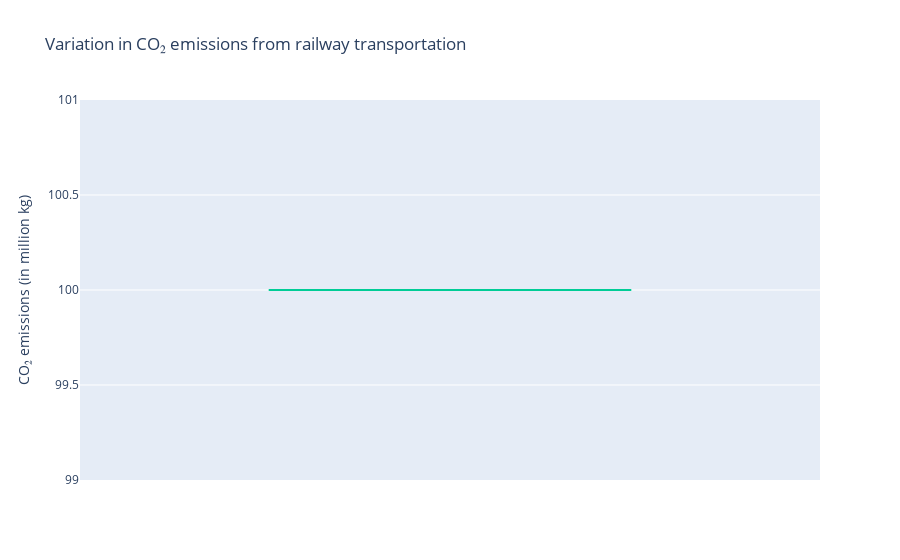

Notebook source saved alongside this figure:
### Markdown cell above
In the bar chart above, the total CO₂ emissions for rail transportation is presented. The data in the data frame for the total CO₂ emissions for railways is the same every year. By clicking on the play button, there can be seen that the value of the total CO₂ emissions for railways does not change over the years. Every year the CO₂ emission for railways total is 100 million kilograms and it does not change over the years.

### Code cell
fig = px.box(df, y ='Railways total', title = 'Variation in CO₂ emissions from railway transportation')
fig.update_traces(marker_color = '#00CC96')
fig.update_layout(yaxis_title = 'CO₂ emissions (in million kg)')
fig.show()

### Figure 1 — Plotly figure (JSON) as saved in the notebook; plotly's stock layout.template omitted (floating-point values rounded to 4 significant figures)
{"data": [{"alignmentgroup": "True", "hovertemplate": "Railways total=%{y}<extra></extra>", "legendgroup": "", "marker": {"color": "#00CC96"}, "name": "", "notched": false, "offsetgroup": "", "orientation": "v", "showlegend": false, "type": "box", "x0": " ", "xaxis": "x", "y": [100, 100, 100, 100, 100, 100, 100, 100, 100, 100], "y0": " ", "yaxis": "y"}], "layout": {"boxmode": "group", "legend": {"tracegroupgap": 0}, "title": {"text": "Variation in CO₂ emissions from railway transportation"}, "xaxis": {"anchor": "y", "domain": [0, 1]}, "yaxis": {"anchor": "x", "domain": [0, 1], "title": {"text": "CO₂ emissions (in million kg)"}}}}
